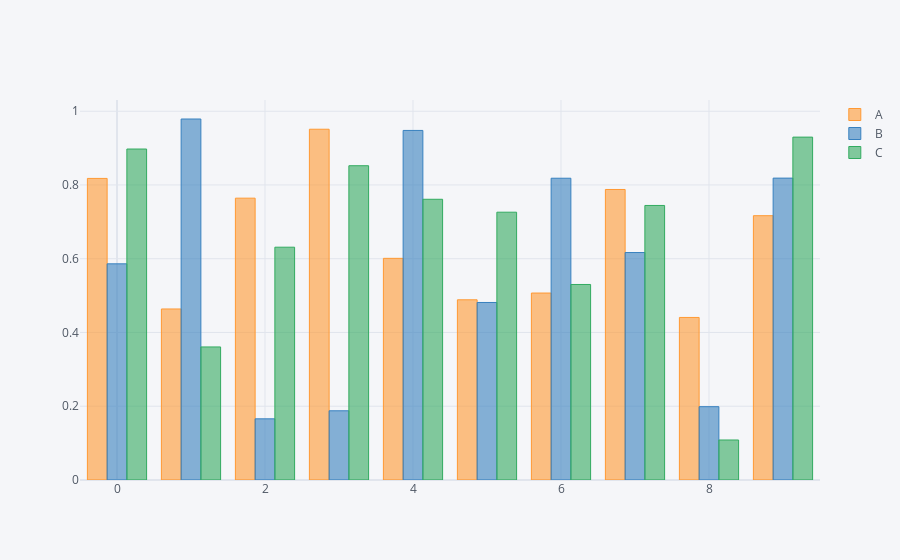

Source (notebook cell):
### Code cell
df.iplot(kind='bar')

### Figure 1 — Plotly figure (JSON) as saved in the notebook; plotly's stock layout.template omitted (floating-point values rounded to 4 significant figures)
{"data": [{"marker": {"color": "rgba(255, 153, 51, 0.6)", "line": {"color": "rgba(255, 153, 51, 1.0)", "width": 1}}, "name": "A", "orientation": "v", "text": "", "type": "bar", "x": [0, 1, 2, 3, 4, 5, 6, 7, 8, 9], "y": [0.8178, 0.4638, 0.7643, 0.9512, 0.6011, 0.4887, 0.507, 0.7878, 0.4408, 0.7167]}, {"marker": {"color": "rgba(55, 128, 191, 0.6)", "line": {"color": "rgba(55, 128, 191, 1.0)", "width": 1}}, "name": "B", "orientation": "v", "text": "", "type": "bar", "x": [0, 1, 2, 3, 4, 5, 6, 7, 8, 9], "y": [0.5862, 0.9789, 0.1658, 0.1877, 0.9479, 0.4814, 0.8183, 0.6168, 0.1988, 0.8186]}, {"marker": {"color": "rgba(50, 171, 96, 0.6)", "line": {"color": "rgba(50, 171, 96, 1.0)", "width": 1}}, "name": "C", "orientation": "v", "text": "", "type": "bar", "x": [0, 1, 2, 3, 4, 5, 6, 7, 8, 9], "y": [0.8975, 0.3608, 0.6313, 0.8522, 0.7612, 0.7262, 0.5302, 0.7444, 0.1085, 0.9298]}], "layout": {"legend": {"bgcolor": "#F5F6F9", "font": {"color": "#4D5663"}}, "paper_bgcolor": "#F5F6F9", "plot_bgcolor": "#F5F6F9", "title": {"font": {"color": "#4D5663"}}, "xaxis": {"gridcolor": "#E1E5ED", "showgrid": true, "tickfont": {"color": "#4D5663"}, "title": {"font": {"color": "#4D5663"}, "text": ""}, "zerolinecolor": "#E1E5ED"}, "yaxis": {"gridcolor": "#E1E5ED", "showgrid": true, "tickfont": {"color": "#4D5663"}, "title": {"font": {"color": "#4D5663"}, "text": ""}, "zerolinecolor": "#E1E5ED"}}}
